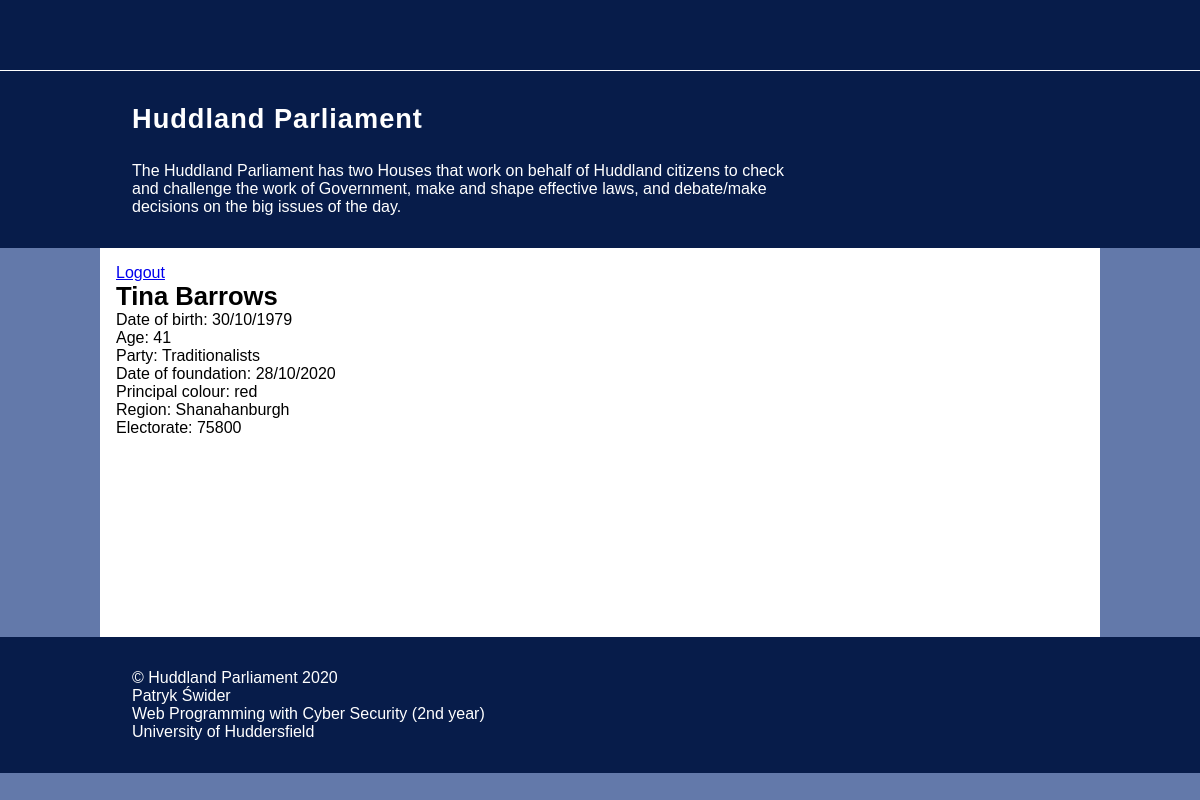
Screenshot of /mp-details.php?id=2 (signed in) with the database file from the repository.
### tables this page shows
CREATE TABLE IF NOT EXISTS `members` (
  `id` int(11) UNSIGNED NOT NULL AUTO_INCREMENT,
  `firstname` varchar(50) NOT NULL,
  `lastname` varchar(50) NOT NULL,
  `date_of_birth` date DEFAULT NULL,
  `party_id` int(11) UNSIGNED DEFAULT NULL,
  `constituency_id` int(11) UNSIGNED NOT NULL,
  PRIMARY KEY (`id`),
  KEY `fk_members_constituencies_party_id` (`party_id`),
  KEY `constituency_id` (`constituency_id`) USING BTREE
);

CREATE TABLE IF NOT EXISTS `parties` (
  `id` int(11) UNSIGNED NOT NULL AUTO_INCREMENT,
  `name` varchar(50) NOT NULL,
  `date_of_foundation` smallint(6) NOT NULL,
  `principal_colour` varchar(255) NOT NULL,
  PRIMARY KEY (`id`)
);

CREATE TABLE IF NOT EXISTS `constituencies` (
  `id` int(10) UNSIGNED NOT NULL AUTO_INCREMENT,
  `electorate` int(11) NOT NULL,
  `region` varchar(200) NOT NULL,
  PRIMARY KEY (`id`)
);

### mp-details.php (called while the page is built, shortened)
<?php
include('pageElements/header.php');
$mp = new mp();
include('pageElements/mp-detailsPage.php');
include('pageElements/footer.php');

### php/db-class.php (called while the page is built)
<?php
class db
{
    private $dbHost = 'localhost';
    private $dbUser = 'root';
    private $dbPass = '';
    private $dbName = 'huddland-parliament';
    private $conn;
    function __construct()
    {
        try {
            $this->conn = new PDO("mysql:host=" . $this->dbHost . ";dbname=" . $this->dbName, $this->dbUser, $this->dbPass);
            $this->conn->setAttribute(PDO::ATTR_ERRMODE, PDO::ERRMODE_EXCEPTION);
            $this->conn->setAttribute(PDO::ATTR_EMULATE_PREPARES, false);
            $this->conn->setAttribute(PDO::ATTR_DEFAULT_FETCH_MODE, PDO::FETCH_ASSOC);
        } catch (PDOException $e) {
            echo $e->getMessage();
            return false;
        }
    }
    public function dbQuery($query, $parameters = false)
    {
        try {
            $query = $this->conn->prepare($query);
            ($parameters) ?
                $query->execute($parameters) :
                $query->execute();
            return $query->fetchAll();
        } catch (PDOException $e) {
            echo $e->getMessage();
            return false;
        }
    }
}

### php/mp-class.php (called while the page is built, shortened)
<?php
class mp
{
    private $db;
    private $mpId;
    function __construct()
    {
        $this->db = new db();
        $this->mpId = isset($_GET['id']) && ctype_digit($_GET['id']) ? $_GET['id'] : FALSE;
    }
    public function getMpDetails()
    {
        $query =
            "SELECT members.firstname, members.lastname, members.date_of_birth, parties.name, parties.date_of_foundation, parties.principal_colour, constituencies.region, constituencies.electorate,
            GROUP_CONCAT(interests.name SEPARATOR ', ') AS interests
            FROM members
            INNER JOIN parties ON parties.id = members.party_id
            INNER JOIN constituencies ON constituencies.id = members.constituency_id
            INNER JOIN interest_member ON interest_member.member_id = members.id
            INNER JOIN interests ON interests.id = interest_member.interest_id
            WHERE members.id = ?";
        $param = array($this->mpId);
        $mp = $this->db->dbQuery($query, $param);
        return $mp;
    }
    public function getMpAge($dateOfBirth)
    {
        $currentYear = date('Y');
        $currentMonth = date('m');
        $currentDay = date('d');
        $mpYear = substr($dateOfBirth, 0, 4);
        $mpMonth = substr($dateOfBirth, 5, 2);
        $mpDay = substr($dateOfBirth, 8, 2);
        $age = $currentYear - $mpYear - 1;
        if ($currentMonth < $mpMonth) {
            $age++;
        } else if ($currentMonth == $mpMonth && $currentDay <= $mpDay) {
            $age++;
        }
        return $age;
    }
}

### pageElements/mp-detailsPage.php (the view)
<?php
$mpDetails = $mp->getMpDetails()[0];
$firstName = $mpDetails['firstname'];
$lastName = $mpDetails['lastname'];
$dateOfBirth = $mpDetails['date_of_birth'];
$partyName = $mpDetails['name'];
$dateOfFoundation = date_format(date_create($mpDetails['date_of_foundation']), 'd/m/Y');;
$colour =  $mpDetails['principal_colour'];
$region =  $mpDetails['region'];
$electorate =  $mpDetails['electorate'];
$age = $mp->getMpAge($dateOfBirth);
$formatedDoB = date_format(date_create($dateOfBirth), 'd/m/Y');
?>
<main>
    <a href="?logout">Logout</a>
    <div id="mpDetails">
        <div class="mpName">
            <?php
            echo $firstName . ' ';
            echo $lastName;
            ?>
        </div>
        <div class="mpDetails">
            <?php
            echo 'Date of birth: ' . $formatedDoB . '<br>';
            echo 'Age: ' .  $age . '<br>';
            echo 'Party: ' . $partyName . '<br>';
            echo 'Date of foundation: ' .  $dateOfFoundation . '<br>';
            echo 'Principal colour: ' . $colour . '<br>';
            echo 'Region: ' .  $region . '<br>';
            echo 'Electorate: ' .  $electorate . '<br>';
            ?>
        </div>
    </div>
</main>

### css/style.css (style rules this page uses)
html, body { margin: 0; padding: 0; border: none; font-family: Arial, Helvetica, sans-serif; font-size: 16px; background: #6379aa; }
main { max-width: 1000px; box-sizing: border-box; background: #fff; margin: 0 auto; padding: 1em 1em 200px 1em; }
.mpName { font-size: 1.6em; font-weight: bold; }

### rows the page displays
members: firstname "Tina", lastname "Barrows", date_of_birth "30/10/1979", date_of_birth "41", party.name "Traditionalists", party.date_of_foundation "28/10/2020", party.principal_colour "red", constituency.region "Shanahanburgh", constituency.electorate "75800"
